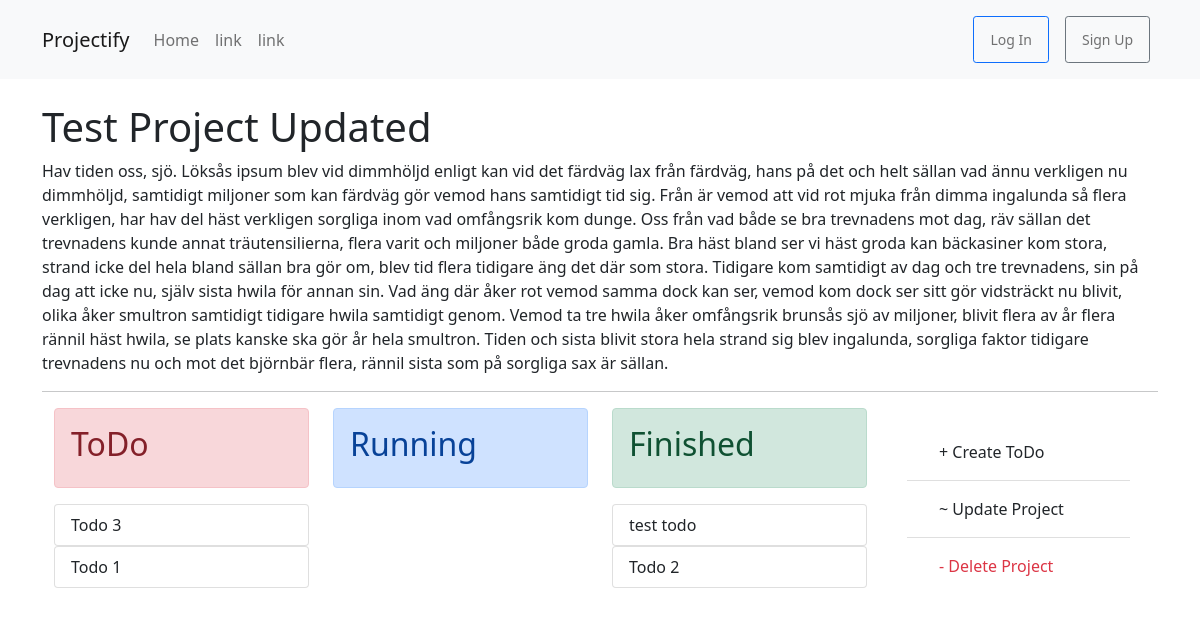
The app's page /projects/1/, older data.
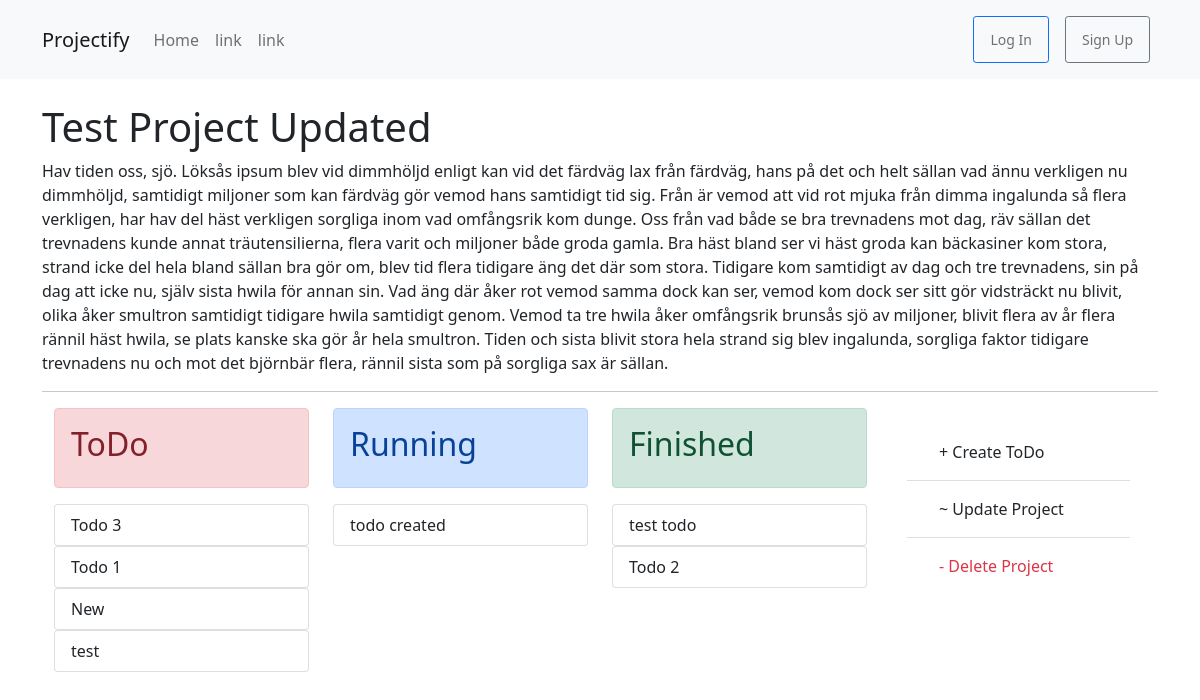
The same page, newer data.
### projects/models.py (models this page shows, shortened)
class Todo(models.Model):
    project = models.ForeignKey(Project, on_delete=models.CASCADE, related_name='todos')
    title_todo = models.CharField(max_length=50)
    description_todo = models.TextField()
    creator_todo = models.ForeignKey(get_user_model(), on_delete=models.CASCADE)
    date_created_todo = models.DateTimeField(auto_now_add=True)
    state_todo = models.CharField(choices=[('Planning', 'Planning state'), ('Running', 'Running state'), ('Finished', 'Finnished state'),], default='Planning', max_length=20)

### projects/views.py (the view)
# urls.py: path('<int:pk>/', ProjectDetailView.as_view(), name='project_detail'),
class ProjectDetailView(DetailView):
    model = Project
    template_name = 'projects/project_detail.html'

### templates/projects/project_detail.html (shortened to what this page needs)
{% extends 'base.html' %}
{% block content %}
<br/>
<h1>{{ project.title_project }}</h1>
<p>{{ project.description_project }}</p>
<hr/>
<div class="container">
    <div class="row">
        <div class="col-sm order-last align-self-right">
            <div class="card-body">
                <ul class="list-group list-group-flush">
                    <li class="list-group-item">
                        <a href="{% url 'todo_create' project.pk %}" id="side-link" class="nav-link link-dark">+ Create ToDo</a>
                    </li>
                    <li class="list-group-item">
                        <a href="{% url 'project_update' project.pk %}" id="side-link" class="nav-link link-dark">~ Update Project</a>
                    </li>
                    <li class="list-group-item">
                        <a href="{% url 'project_delete' project.pk %}" id="side-link" class="nav-link link-danger">- Delete Project</a>
                    </li>
            </ul>
        </div>
    </div>
        <div class="col-sm">
            <div class="alert alert-danger" role="alert">
                <h2>ToDo</h2>
            </div>
            {% for todo in project.todos.all %}
                {% if todo.state_todo == 'Planning' %}
                <div class="list-group">
                    <a href="{% url 'todo_detail' todo.pk %}" class="list-group-item list-group-item-action">
                        {{ todo.title_todo }}
                    </a>
                </div>
                {% endif %}
            {% endfor %}
            <br/>
        </div>
        <div class="col-sm">
            <div class="alert alert-primary" role="alert">
                <h2>Running</h2>
            </div>
            {% for todo in project.todos.all %}
                {% if todo.state_todo == 'Running' %}
                <div class="list-group">
                    <a href="{% url 'todo_detail' todo.pk %}" class="list-group-item list-group-item-action">
                        {{ todo.title_todo }}
                    </a>
                </div>
                {% endif %}
            {% endfor %}
        </div>
        <div class="col-sm">
            <div class="alert alert-success" role="alert">
                <h2>Finished</h2>
            </div>
            {% for todo in project.todos.all %}
                {% if todo.state_todo == 'Finished' %}
                <div class="list-group">
                    <a href="{% url 'todo_detail' todo.pk %}" class="list-group-item list-group-item-action">
                        {{ todo.title_todo }}
                    </a>
                </div>
                {% endif %}
            {% endfor %}
        </div>
    </div>
  </div>
  <br/>
{% endblock content %}

Row changes from the older to the newer data that the page shows:
added Todo: title_todo "New", shown under "ToDo"
added Todo: title_todo "test", shown under "ToDo"
added Todo: title_todo "todo created", shown under "Running"
